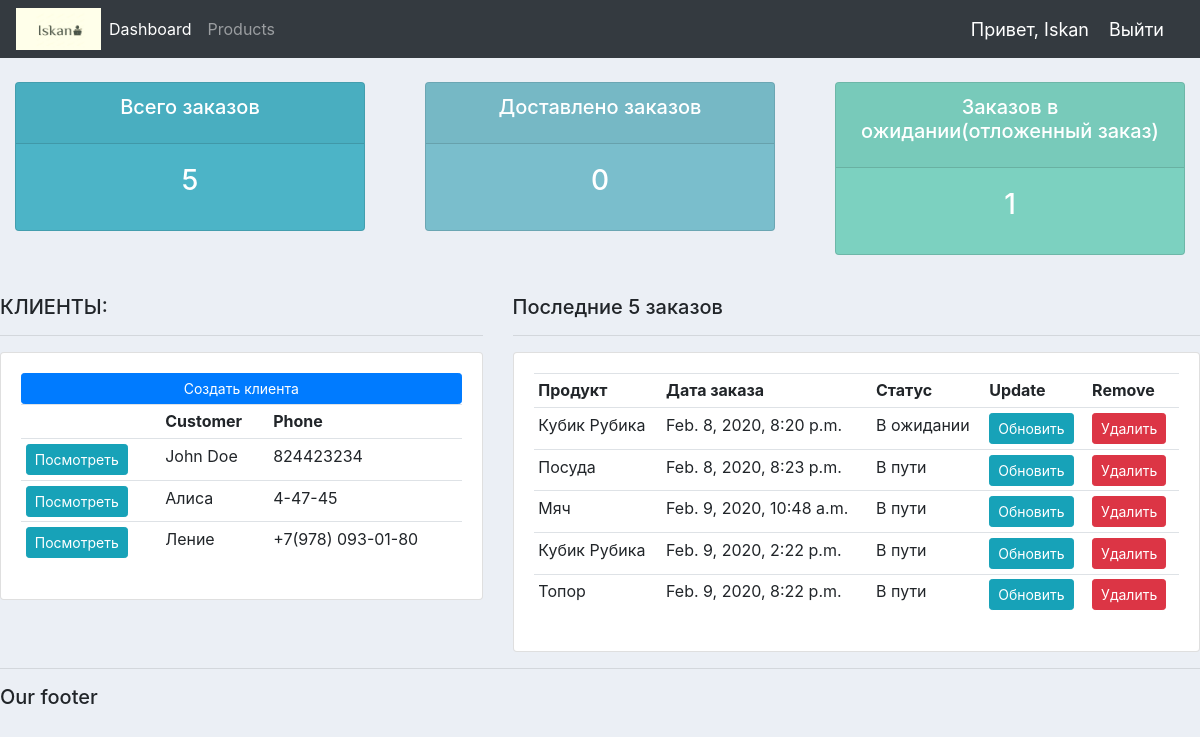
The app's page / (signed in) with its own data.
### accounts/models.py (models this page shows, shortened)
class Customer(models.Model):
    name = models.CharField(max_length=200, null=True)
    phone = models.CharField(max_length=200, null=True)
    email = models.CharField(max_length=200, null=True)
    date_created = models.DateTimeField(auto_now_add=True, null=True)

class Order(models.Model):
    STATUS = (
        ('В ожидании', 'В ожидании'),
        ('В пути', 'В пути'),
        ('Доставлен', 'Доставлен'),
    )
    customer = models.ForeignKey(Customer, null=True, on_delete=models.SET_NULL)
    product = models.ForeignKey(Product, null=True, on_delete=models.SET_NULL)
    date_created = models.DateTimeField(auto_now_add=True, null=True)
    status = models.CharField(max_length=200, null=True, choices=STATUS)

class Product(models.Model):
    CATEGORY = (
        ('В помещении', 'В помещении'),
        ('На улице', 'На улице'),
    )
    name = models.CharField(max_length=200, null=True)
    price = models.FloatField(null=True)
    category = models.CharField(max_length=200, null=True, choices=CATEGORY)
    description = models.CharField(max_length=200, null=True, blank=True)
    date_created = models.DateTimeField(auto_now_add=True, null=True)
    tags = models.ManyToManyField(Tag)  # многие ко многим
    def __str__(self):
        return self.name

### accounts/decorators.py (the view)
    def wrapper_functions(request, *args, **kwargs):
        group = None
        if request.user.groups.exists():
            group = request.user.groups.all()[0].name
        if group == 'customer':
            return redirect('user-page')
        if group =='admin':
            return view_func(request, *args, **kwargs)

### accounts/views.py (called while the page is built)
@login_required(login_url='login')
@admin_only
def home(request):
    orders = Order.objects.all() # запросить все заказы
    customers = Customer.objects.all() # запросить всех клиентов
    total_customers = customers.count() # количество всех заказов
    total_orders = orders.count()
    delivered = orders.filter(status='Доставлен').count()
    pending = orders.filter(status='В ожидании').count()
    context = {'orders': orders, 'customers': customers, 'total_orders': total_orders,
               'delivered': delivered, 'pending': pending}
    return render(request, 'accounts/dashboard.html', context)

### accounts/templates/accounts/dashboard.html
{% extends 'accounts/main.html' %}
{% block content %}
{% include 'accounts/status.html' %}
<br>
<div class="row">
    <div class="col-md-5">
        <h5>КЛИЕНТЫ:</h5>
        <hr>
        <div class="card card-body">
            <a class="btn btn-primary btn-sm btn-block" href="">Создать клиента</a>
            <table class="table table-sm">
                <tr>
                    <th></th>
                    <th>Customer</th>
                    <th>Phone</th>
                </tr>
                {% for customer in customers %}
                    <tr>
                        <td><a class="btn btn-sm btn-info" href="{% url 'customer' customer.id %}">Посмотреть</a></td>
                        <td>{{customer.name}}</td>
                        <td>{{customer.phone}}</td>
                    </tr>
                {% endfor %}
            </table>
        </div>
    </div>
    <div class="col-md-7">
        <h5>Последние 5 заказов</h5>
        <hr>
        <div class="card card-body">
            <table class="table table-sm">
                <tr>
                    <th>Продукт</th>
                    <th>Дата заказа</th>
                    <th>Статус</th>
                    <th>Update</th>
                    <th>Remove</th>
                </tr>
                {% for order in orders %}
                    <tr>
                        <td>{{order.product}}</td>
                        <td>{{order.date_created}}</td>
                        <td>{{order.status}}</td>
                        <td><a class="btn btn-sm btn-info" href="{% url 'update_order' order.id %}">Обновить</a></td>
                        <td><a class="btn btn-sm btn-danger" href="{% url 'delete_order' order.id %}">Удалить</a></td>
                    </tr>
                {% endfor %}
            </table>
        </div>
    </div>
</div>
{% endblock %}

### accounts/templates/accounts/main.html (shortened to what this page needs)
{% load static %}
<!DOCTYPE html>
<html>
<head>
    <link rel="stylesheet" href="https://stackpath.bootstrapcdn.com/bootstrap/4.4.1/css/bootstrap.min.css"
>
    <link rel="stylesheet" type="text/css" href="{% static 'css/main.css' %}">
</head>
<body>
    {% include 'accounts/navbar.html' %}
    {% block content %}
    {% endblock %}
    <hr>
    <h5> Our footer</h5>
</body>
</html>

### accounts/templates/accounts/navbar.html (shortened to what this page needs)
{% load static %}
<nav class="navbar navbar-expand-lg navbar-dark bg-dark">
  <img src="{% static 'images/Iskann.jpg' %}" width="85" height="42">
  <div class="collapse navbar-collapse" id="navbarNav">
    <ul class="navbar-nav">
      {% if request.user.is_staff %}
      <li class="nav-item active">
        <a class="nav-link" href="{% url 'home' %}">Dashboard </a>
      </li>
      <li class="nav-item">
        <a class="nav-link" href="{% url 'products' %}">Products</a>
      </li>
      {% endif %}
    </ul>
  </div>
  <span class="hello-msg">Привет, {{request.user}} </span>
  <span><a  class="hello-msg" href="{% url 'logout' %}"> Выйти</a></span>
</nav>

### accounts/templates/accounts/status.html
<br>
<div class="row">
    <div class="col">
        <div class="col-md">
            <div class="card text-center text-white mb-3" id="total-orders">
                <div class="card-header">
                    <h5 class="card-title">Всего заказов</h5>
                </div>
                <div class="card-body">
                    <h3 class="card-title">{{total_orders}}</h3>
                </div>
            </div>
        </div>
    </div>
    <div class="col">
        <div class="col-md">
            <div class="card text-center text-white mb-3" id="orders-delivered">
                <div class="card-header">
                    <h5 class="card-title">Доставлено заказов</h5>
                </div>
                <div class="card-body">
                    <h3 class="card-title">{{delivered}}</h3>
                </div>
            </div>
        </div>
    </div>
    <div class="col">
        <div class="col-md">
            <div class="card text-center text-white mb-3" id="orders-pending">
                <div class="card-header">
                    <h5 class="card-title">Заказов в ожидании(отложенный заказ)</h5>
                </div>
                <div class="card-body">
                    <h3 class="card-title">{{pending}}</h3>
                </div>
            </div>
        </div>
    </div>
</div>

### static/css/main.css (style rules this page uses)
body { background-color: #ebeff5; }
#total-orders { background-color: #4cb4c7; }
#orders-delivered { background-color: #7abecc; }
#orders-pending { background-color: #7CD1C0; }

### accounts/templates/accounts/navbar.html (style rules this page uses)
.hello-msg { font-size: 18px; color: #fff; margin-right: 20px; }

### records on screen
Customer: name "John Doe", phone "824423234"
Customer: name "Алиса", phone "4-47-45"
Customer: name "Ление", phone "+7(978) 093-01-80"
Order: product "Кубик Рубика", date_created "Feb. 8, 2020, 8:20 p.m.", status "В ожидании"
Order: product "Посуда", date_created "Feb. 8, 2020, 8:23 p.m.", status "В пути"
Order: product "Мяч", date_created "Feb. 9, 2020, 10:48 a.m.", status "В пути"
Order: product "Кубик Рубика", date_created "Feb. 9, 2020, 2:22 p.m.", status "В пути"
Order: product "Топор", date_created "Feb. 9, 2020, 8:22 p.m.", status "В пути"

### other values on screen
{{ request.user }} "Iskan"
{{ total_orders }} "5"
{{ delivered }} "0"
{{ pending }} "1"
